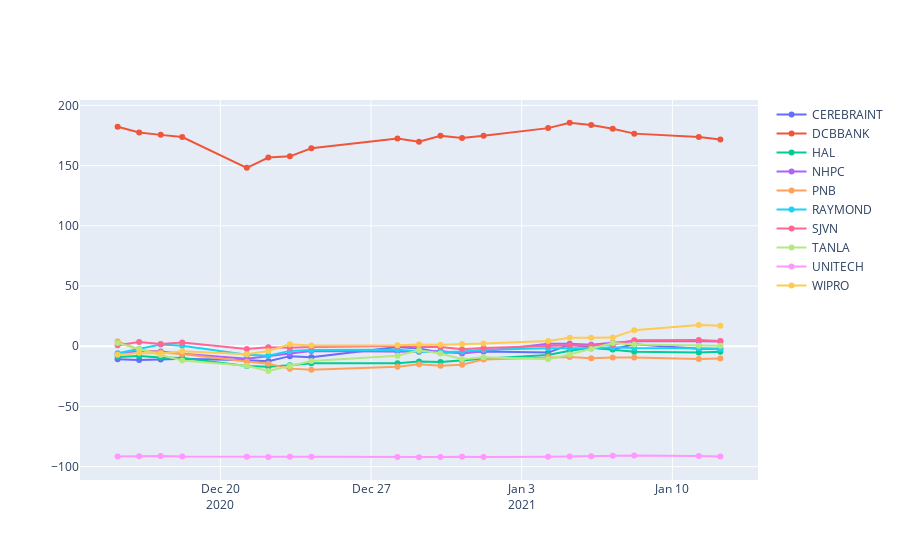

The code cell stored with this chart in its notebook:
### Code cell
fig = go.Figure()
for ticker in my_port_data['SYMBOL'].unique():
    ticker_data = ticker_filter(my_port_data,ticker)
    fig.add_trace(go.Scatter(x=ticker_data['time'], y=ticker_data['CHANGE'],
                        mode='lines+markers',
                        name=ticker))    
fig.show()
